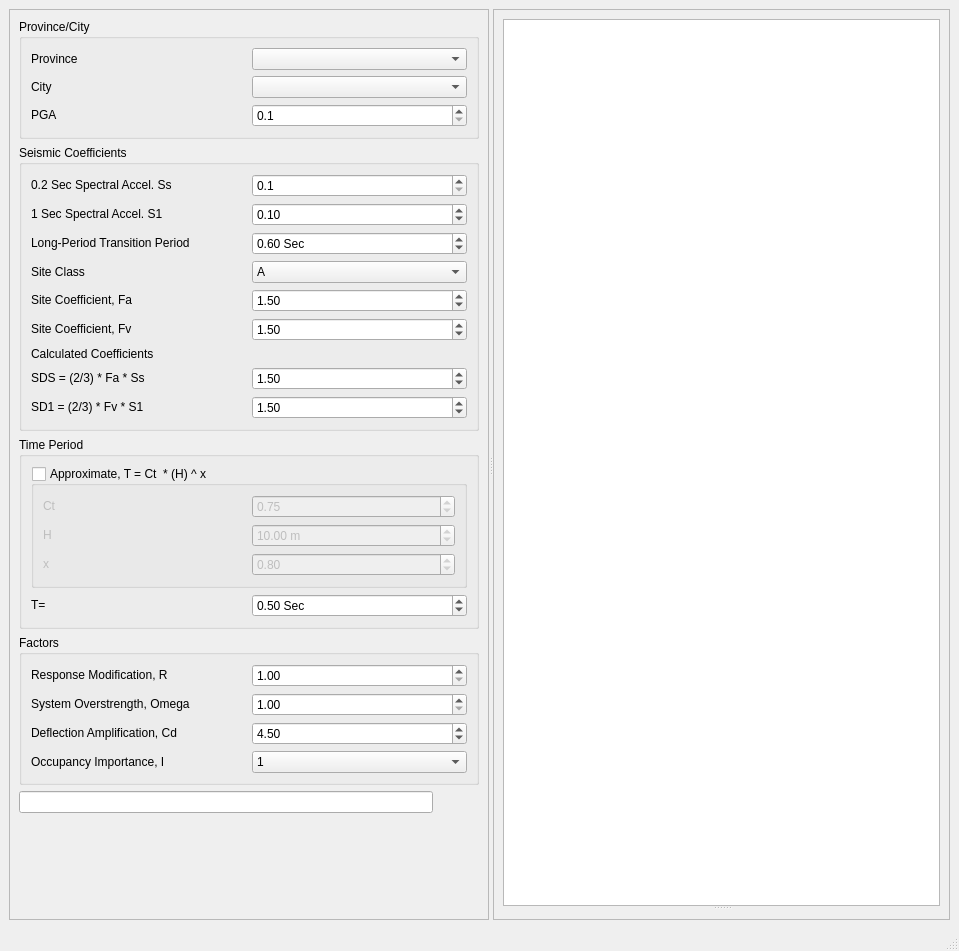
<?xml version="1.0" encoding="UTF-8"?>
<ui version="4.0">
 <class>MainWindow</class>
 <widget class="QMainWindow" name="MainWindow">
  <property name="geometry">
   <rect>
    <x>0</x>
    <y>0</y>
    <width>959</width>
    <height>951</height>
   </rect>
  </property>
  <property name="windowTitle">
   <string>ASCE 7-16 Seismic Loading</string>
  </property>
  <property name="windowIcon">
   <iconset resource="resources.qrc">
    <normaloff>:/images/images/photo_2023-06-26_02-45-36.jpg</normaloff>:/images/images/photo_2023-06-26_02-45-36.jpg</iconset>
  </property>
  <property name="iconSize">
   <size>
    <width>30</width>
    <height>30</height>
   </size>
  </property>
  <widget class="QWidget" name="centralwidget">
   <layout class="QVBoxLayout" name="verticalLayout_3">
    <item>
     <widget class="QSplitter" name="splitter">
      <property name="orientation">
       <enum>Qt::Horizontal</enum>
      </property>
      <widget class="QFrame" name="frame">
       <property name="frameShape">
        <enum>QFrame::StyledPanel</enum>
       </property>
       <property name="frameShadow">
        <enum>QFrame::Raised</enum>
       </property>
       <layout class="QVBoxLayout" name="verticalLayout_2">
        <item>
         <widget class="QGroupBox" name="groupBox_4">
          <property name="title">
           <string>Province/City</string>
          </property>
          <layout class="QGridLayout" name="gridLayout_4">
           <item row="0" column="0">
            <widget class="QLabel" name="label_14">
             <property name="maximumSize">
              <size>
               <width>16777215</width>
               <height>20</height>
              </size>
             </property>
             <property name="text">
              <string>Province</string>
             </property>
             <property name="margin">
              <number>15</number>
             </property>
            </widget>
           </item>
           <item row="0" column="1">
            <widget class="QComboBox" name="province"/>
           </item>
           <item row="1" column="0">
            <widget class="QLabel" name="label_20">
             <property name="maximumSize">
              <size>
               <width>16777215</width>
               <height>20</height>
              </size>
             </property>
             <property name="text">
              <string>City</string>
             </property>
             <property name="margin">
              <number>15</number>
             </property>
            </widget>
           </item>
           <item row="1" column="1">
            <widget class="QComboBox" name="city"/>
           </item>
           <item row="2" column="0">
            <widget class="QLabel" name="label_21">
             <property name="maximumSize">
              <size>
               <width>16777215</width>
               <height>20</height>
              </size>
             </property>
             <property name="text">
              <string>PGA</string>
             </property>
             <property name="alignment">
              <set>Qt::AlignLeading|Qt::AlignLeft|Qt::AlignVCenter</set>
             </property>
             <property name="margin">
              <number>15</number>
             </property>
            </widget>
           </item>
           <item row="2" column="1">
            <widget class="QDoubleSpinBox" name="pga">
             <property name="decimals">
              <number>1</number>
             </property>
             <property name="minimum">
              <double>0.100000000000000</double>
             </property>
             <property name="maximum">
              <double>0.700000000000000</double>
             </property>
             <property name="singleStep">
              <double>0.100000000000000</double>
             </property>
            </widget>
           </item>
          </layout>
         </widget>
        </item>
        <item>
         <widget class="QGroupBox" name="groupBox_2">
          <property name="title">
           <string>Seismic Coefficients</string>
          </property>
          <layout class="QGridLayout" name="gridLayout_2">
           <item row="0" column="0">
            <widget class="QLabel" name="label">
             <property name="maximumSize">
              <size>
               <width>16777215</width>
               <height>20</height>
              </size>
             </property>
             <property name="text">
              <string>0.2 Sec Spectral Accel. Ss</string>
             </property>
             <property name="margin">
              <number>15</number>
             </property>
            </widget>
           </item>
           <item row="1" column="0">
            <widget class="QLabel" name="label_2">
             <property name="maximumSize">
              <size>
               <width>16777215</width>
               <height>20</height>
              </size>
             </property>
             <property name="text">
              <string>1 Sec Spectral Accel. S1</string>
             </property>
             <property name="margin">
              <number>15</number>
             </property>
            </widget>
           </item>
           <item row="1" column="1">
            <widget class="QDoubleSpinBox" name="s1">
             <property name="minimum">
              <double>0.050000000000000</double>
             </property>
             <property name="maximum">
              <double>0.300000000000000</double>
             </property>
             <property name="singleStep">
              <double>0.100000000000000</double>
             </property>
             <property name="value">
              <double>0.100000000000000</double>
             </property>
            </widget>
           </item>
           <item row="2" column="0">
            <widget class="QLabel" name="label_3">
             <property name="maximumSize">
              <size>
               <width>16777215</width>
               <height>20</height>
              </size>
             </property>
             <property name="text">
              <string>Long-Period Transition Period</string>
             </property>
             <property name="margin">
              <number>15</number>
             </property>
            </widget>
           </item>
           <item row="0" column="1">
            <widget class="QDoubleSpinBox" name="ss">
             <property name="decimals">
              <number>1</number>
             </property>
             <property name="minimum">
              <double>0.100000000000000</double>
             </property>
             <property name="maximum">
              <double>1.000000000000000</double>
             </property>
             <property name="singleStep">
              <double>0.100000000000000</double>
             </property>
            </widget>
           </item>
           <item row="2" column="1">
            <widget class="QDoubleSpinBox" name="tl">
             <property name="suffix">
              <string> Sec</string>
             </property>
             <property name="singleStep">
              <double>0.100000000000000</double>
             </property>
             <property name="value">
              <double>0.600000000000000</double>
             </property>
            </widget>
           </item>
           <item row="3" column="1">
            <widget class="QComboBox" name="site_class_combo">
             <item>
              <property name="text">
               <string>A</string>
              </property>
             </item>
             <item>
              <property name="text">
               <string>B</string>
              </property>
             </item>
             <item>
              <property name="text">
               <string>C</string>
              </property>
             </item>
             <item>
              <property name="text">
               <string>D</string>
              </property>
             </item>
             <item>
              <property name="text">
               <string>E</string>
              </property>
             </item>
             <item>
              <property name="text">
               <string>F</string>
              </property>
             </item>
            </widget>
           </item>
           <item row="3" column="0">
            <widget class="QLabel" name="label_4">
             <property name="maximumSize">
              <size>
               <width>16777215</width>
               <height>20</height>
              </size>
             </property>
             <property name="text">
              <string>Site Class</string>
             </property>
            </widget>
           </item>
           <item row="4" column="0">
            <widget class="QLabel" name="label_5">
             <property name="maximumSize">
              <size>
               <width>16777215</width>
               <height>20</height>
              </size>
             </property>
             <property name="text">
              <string>Site Coefficient, Fa</string>
             </property>
             <property name="margin">
              <number>15</number>
             </property>
            </widget>
           </item>
           <item row="7" column="0">
            <widget class="QLabel" name="label_9">
             <property name="maximumSize">
              <size>
               <width>16777215</width>
               <height>20</height>
              </size>
             </property>
             <property name="text">
              <string>SDS = (2/3) * Fa * Ss</string>
             </property>
             <property name="margin">
              <number>15</number>
             </property>
            </widget>
           </item>
           <item row="5" column="0">
            <widget class="QLabel" name="label_6">
             <property name="maximumSize">
              <size>
               <width>16777215</width>
               <height>20</height>
              </size>
             </property>
             <property name="text">
              <string>Site Coefficient, Fv</string>
             </property>
             <property name="margin">
              <number>15</number>
             </property>
            </widget>
           </item>
           <item row="6" column="0">
            <widget class="QLabel" name="label_8">
             <property name="maximumSize">
              <size>
               <width>16777215</width>
               <height>20</height>
              </size>
             </property>
             <property name="text">
              <string>Calculated Coefficients</string>
             </property>
            </widget>
           </item>
           <item row="8" column="0">
            <widget class="QLabel" name="label_7">
             <property name="maximumSize">
              <size>
               <width>16777215</width>
               <height>20</height>
              </size>
             </property>
             <property name="text">
              <string>SD1 = (2/3) * Fv * S1</string>
             </property>
             <property name="margin">
              <number>15</number>
             </property>
            </widget>
           </item>
           <item row="4" column="1">
            <widget class="QDoubleSpinBox" name="fa">
             <property name="singleStep">
              <double>0.100000000000000</double>
             </property>
             <property name="value">
              <double>1.500000000000000</double>
             </property>
            </widget>
           </item>
           <item row="5" column="1">
            <widget class="QDoubleSpinBox" name="fv">
             <property name="singleStep">
              <double>0.100000000000000</double>
             </property>
             <property name="value">
              <double>1.500000000000000</double>
             </property>
            </widget>
           </item>
           <item row="7" column="1">
            <widget class="QDoubleSpinBox" name="sds">
             <property name="maximum">
              <double>100.000000000000000</double>
             </property>
             <property name="singleStep">
              <double>0.100000000000000</double>
             </property>
             <property name="value">
              <double>1.500000000000000</double>
             </property>
            </widget>
           </item>
           <item row="8" column="1">
            <widget class="QDoubleSpinBox" name="sd1">
             <property name="singleStep">
              <double>0.100000000000000</double>
             </property>
             <property name="value">
              <double>1.500000000000000</double>
             </property>
            </widget>
           </item>
          </layout>
         </widget>
        </item>
        <item>
         <widget class="QGroupBox" name="groupBox">
          <property name="title">
           <string>Time Period</string>
          </property>
          <layout class="QVBoxLayout" name="verticalLayout">
           <item>
            <widget class="QGroupBox" name="approx_t">
             <property name="title">
              <string>Approximate, T = Ct  * (H) ^ x</string>
             </property>
             <property name="checkable">
              <bool>true</bool>
             </property>
             <property name="checked">
              <bool>false</bool>
             </property>
             <layout class="QGridLayout" name="gridLayout">
              <item row="0" column="0">
               <widget class="QLabel" name="label_17">
                <property name="maximumSize">
                 <size>
                  <width>16777215</width>
                  <height>20</height>
                 </size>
                </property>
                <property name="text">
                 <string>Ct</string>
                </property>
                <property name="margin">
                 <number>15</number>
                </property>
               </widget>
              </item>
              <item row="1" column="1">
               <widget class="QDoubleSpinBox" name="H">
                <property name="suffix">
                 <string> m</string>
                </property>
                <property name="maximum">
                 <double>200.000000000000000</double>
                </property>
                <property name="value">
                 <double>10.000000000000000</double>
                </property>
               </widget>
              </item>
              <item row="2" column="0">
               <widget class="QLabel" name="label_15">
                <property name="maximumSize">
                 <size>
                  <width>16777215</width>
                  <height>20</height>
                 </size>
                </property>
                <property name="text">
                 <string>x</string>
                </property>
                <property name="margin">
                 <number>15</number>
                </property>
               </widget>
              </item>
              <item row="0" column="1">
               <widget class="QDoubleSpinBox" name="ct">
                <property name="value">
                 <double>0.750000000000000</double>
                </property>
               </widget>
              </item>
              <item row="1" column="0">
               <widget class="QLabel" name="label_16">
                <property name="maximumSize">
                 <size>
                  <width>16777215</width>
                  <height>20</height>
                 </size>
                </property>
                <property name="text">
                 <string>H</string>
                </property>
                <property name="margin">
                 <number>15</number>
                </property>
               </widget>
              </item>
              <item row="2" column="1">
               <widget class="QDoubleSpinBox" name="x">
                <property name="value">
                 <double>0.800000000000000</double>
                </property>
               </widget>
              </item>
             </layout>
            </widget>
           </item>
           <item>
            <layout class="QHBoxLayout" name="horizontalLayout_2">
             <item>
              <widget class="QLabel" name="label_18">
               <property name="maximumSize">
                <size>
                 <width>16777215</width>
                 <height>20</height>
                </size>
               </property>
               <property name="text">
                <string>T=</string>
               </property>
               <property name="margin">
                <number>15</number>
               </property>
              </widget>
             </item>
             <item>
              <widget class="QDoubleSpinBox" name="period">
               <property name="suffix">
                <string> Sec</string>
               </property>
               <property name="singleStep">
                <double>0.100000000000000</double>
               </property>
               <property name="value">
                <double>0.500000000000000</double>
               </property>
              </widget>
             </item>
            </layout>
           </item>
          </layout>
         </widget>
        </item>
        <item>
         <widget class="QGroupBox" name="groupBox_3">
          <property name="title">
           <string>Factors</string>
          </property>
          <layout class="QGridLayout" name="gridLayout_3">
           <item row="0" column="0">
            <widget class="QLabel" name="label_10">
             <property name="maximumSize">
              <size>
               <width>16777215</width>
               <height>20</height>
              </size>
             </property>
             <property name="text">
              <string>Response Modification, R</string>
             </property>
             <property name="margin">
              <number>15</number>
             </property>
            </widget>
           </item>
           <item row="0" column="1">
            <widget class="QDoubleSpinBox" name="R">
             <property name="decimals">
              <number>2</number>
             </property>
             <property name="minimum">
              <double>1.000000000000000</double>
             </property>
             <property name="maximum">
              <double>8.000000000000000</double>
             </property>
             <property name="singleStep">
              <double>0.500000000000000</double>
             </property>
            </widget>
           </item>
           <item row="1" column="0">
            <widget class="QLabel" name="label_11">
             <property name="maximumSize">
              <size>
               <width>16777215</width>
               <height>20</height>
              </size>
             </property>
             <property name="text">
              <string>System Overstrength, Omega</string>
             </property>
             <property name="margin">
              <number>15</number>
             </property>
            </widget>
           </item>
           <item row="1" column="1">
            <widget class="QDoubleSpinBox" name="omega">
             <property name="decimals">
              <number>2</number>
             </property>
             <property name="minimum">
              <double>1.000000000000000</double>
             </property>
             <property name="maximum">
              <double>3.000000000000000</double>
             </property>
             <property name="singleStep">
              <double>0.500000000000000</double>
             </property>
            </widget>
           </item>
           <item row="2" column="0">
            <widget class="QLabel" name="label_12">
             <property name="maximumSize">
              <size>
               <width>16777215</width>
               <height>20</height>
              </size>
             </property>
             <property name="text">
              <string>Deflection Amplification, Cd</string>
             </property>
             <property name="margin">
              <number>15</number>
             </property>
            </widget>
           </item>
           <item row="2" column="1">
            <widget class="QDoubleSpinBox" name="cd">
             <property name="decimals">
              <number>2</number>
             </property>
             <property name="minimum">
              <double>1.000000000000000</double>
             </property>
             <property name="maximum">
              <double>10.000000000000000</double>
             </property>
             <property name="singleStep">
              <double>0.500000000000000</double>
             </property>
             <property name="value">
              <double>4.500000000000000</double>
             </property>
            </widget>
           </item>
           <item row="3" column="0">
            <widget class="QLabel" name="label_13">
             <property name="maximumSize">
              <size>
               <width>16777215</width>
               <height>20</height>
              </size>
             </property>
             <property name="text">
              <string>Occupancy Importance, I</string>
             </property>
             <property name="margin">
              <number>15</number>
             </property>
            </widget>
           </item>
           <item row="3" column="1">
            <widget class="QComboBox" name="I">
             <property name="currentIndex">
              <number>0</number>
             </property>
             <item>
              <property name="text">
               <string>1</string>
              </property>
             </item>
             <item>
              <property name="text">
               <string>1.25</string>
              </property>
             </item>
             <item>
              <property name="text">
               <string>1.5</string>
              </property>
             </item>
            </widget>
           </item>
          </layout>
         </widget>
        </item>
        <item>
         <layout class="QHBoxLayout" name="horizontalLayout">
          <item>
           <widget class="QLineEdit" name="cs_lineedit">
            <property name="readOnly">
             <bool>true</bool>
            </property>
           </widget>
          </item>
          <item>
           <widget class="QPushButton" name="facebook_button">
            <property name="cursor">
             <cursorShape>PointingHandCursor</cursorShape>
            </property>
            <property name="text">
             <string/>
            </property>
            <property name="icon">
             <iconset resource="resources.qrc">
              <normaloff>:/images/images/Facebook_logo.png</normaloff>:/images/images/Facebook_logo.png</iconset>
            </property>
            <property name="iconSize">
             <size>
              <width>40</width>
              <height>40</height>
             </size>
            </property>
            <property name="shortcut">
             <string>Ctrl+S</string>
            </property>
            <property name="flat">
             <bool>true</bool>
            </property>
           </widget>
          </item>
         </layout>
        </item>
        <item>
         <spacer name="verticalSpacer">
          <property name="orientation">
           <enum>Qt::Vertical</enum>
          </property>
          <property name="sizeHint" stdset="0">
           <size>
            <width>20</width>
            <height>380</height>
           </size>
          </property>
         </spacer>
        </item>
       </layout>
      </widget>
      <widget class="QFrame" name="frame_2">
       <property name="frameShape">
        <enum>QFrame::StyledPanel</enum>
       </property>
       <property name="frameShadow">
        <enum>QFrame::Raised</enum>
       </property>
       <layout class="QVBoxLayout" name="verticalLayout_4">
        <item>
         <widget class="QSplitter" name="splitter_2">
          <property name="orientation">
           <enum>Qt::Vertical</enum>
          </property>
          <widget class="QTreeView" name="systems_treeview"/>
          <widget class="QWidget" name="verticalLayoutWidget">
           <layout class="QVBoxLayout" name="spectral"/>
          </widget>
         </widget>
        </item>
       </layout>
      </widget>
     </widget>
    </item>
   </layout>
  </widget>
  <widget class="QMenuBar" name="menubar">
   <property name="geometry">
    <rect>
     <x>0</x>
     <y>0</y>
     <width>959</width>
     <height>26</height>
    </rect>
   </property>
  </widget>
  <widget class="QStatusBar" name="statusbar"/>
 </widget>
 <resources>
  <include location="resources.qrc"/>
 </resources>
 <connections/>
</ui>
